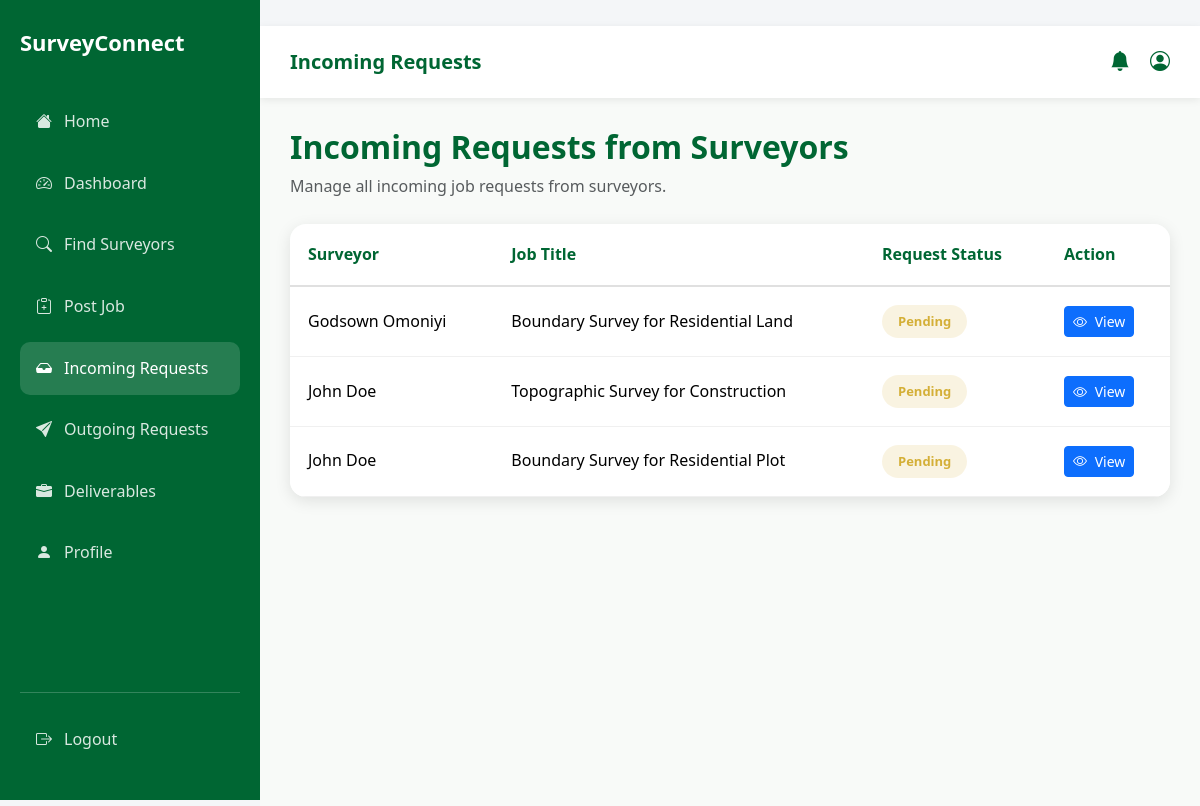
The page /client/incoming-requests.php (signed in) on the database its author committed.
### tables this page shows
CREATE TABLE IF NOT EXISTS `request_to_clients` (
  `id` int NOT NULL AUTO_INCREMENT,
  `job_id` int NOT NULL,
  `surveyor_profile_id` int NOT NULL,
  `client_profile_id` int NOT NULL,
  `request_status` enum('pending','accepted','rejected') NOT NULL DEFAULT 'pending',
  `updated_at` datetime DEFAULT NULL,
  `created_at` timestamp NOT NULL DEFAULT CURRENT_TIMESTAMP,
  PRIMARY KEY (`id`),
  KEY `fk_rtc_job` (`job_id`),
  KEY `fk_rtc_surveyor` (`surveyor_profile_id`),
  KEY `fk_rtc_client` (`client_profile_id`)
);

CREATE TABLE IF NOT EXISTS `surveyors_profile` (
  `id` int NOT NULL AUTO_INCREMENT,
  `account_id` int NOT NULL,
  `first_name` varchar(100) NOT NULL,
  `surname` varchar(100) NOT NULL,
  `other_names` varchar(100) DEFAULT NULL,
  `phone_number` varchar(20) NOT NULL,
  `whatsapp_number` varchar(20) NOT NULL,
  `years_of_experience` int NOT NULL,
  `bio` text NOT NULL,
  `state` varchar(100) NOT NULL,
  `lga` varchar(100) NOT NULL,
  `address` text NOT NULL,
  `profile_image` varchar(255) NOT NULL,
  `id_type` varchar(50) NOT NULL,
  `id_document` varchar(255) NOT NULL,
  `surcon_number` varchar(50) NOT NULL,
  `specialization` enum('Land & Boundary Survey','Engineering Survey','Topographic Survey','Cadastral Survey','Hydrographic Survey','GIS Survey') NOT NULL,
  `verification_status` enum('pending','verified','rejected') NOT NULL DEFAULT 'pending',
  `verified_at` datetime NOT NULL DEFAULT CURRENT_TIMESTAMP,
  `created_at` datetime NOT NULL DEFAULT CURRENT_TIMESTAMP,
  `updated_at` datetime NOT NULL DEFAULT CURRENT_TIMESTAMP ON UPDATE CURRENT_TIMESTAMP,
  `rating` decimal(2,1) NOT NULL DEFAULT '0.0',
  `reviews_count` int NOT NULL DEFAULT '0',
  PRIMARY KEY (`id`),
  KEY `fk_surveyor_user` (`account_id`)
);

CREATE TABLE IF NOT EXISTS `jobs` (
  `id` int NOT NULL AUTO_INCREMENT,
  `client_profile_id` int NOT NULL,
  `job_title` varchar(255) NOT NULL,
  `job_description` text NOT NULL,
  `proposed_budget` varchar(100) NOT NULL,
  `job_state` varchar(100) NOT NULL,
  `job_lga` varchar(100) NOT NULL,
  `job_address` text NOT NULL,
  `job_status` enum('available','taken','completed') NOT NULL DEFAULT 'available',
  `created_at` datetime NOT NULL DEFAULT CURRENT_TIMESTAMP,
  PRIMARY KEY (`id`),
  KEY `fk_jobs_client` (`client_profile_id`)
);

### models/ClientProfile.php (called while the page is built, shortened)
<?php
class ClientProfile{
    public function getClientProfileByAccountId($account_id, $pdo){
        $sql = "SELECT * FROM clients_profile WHERE account_id = ?";
        $stmt = $pdo->prepare($sql);
        $stmt->execute([$account_id]);
        $client_profile = $stmt->fetch(PDO::FETCH_ASSOC);
        return $client_profile;
    }
}

### models/Request.php (called while the page is built, shortened)
<?php
class Request{
    public function getClientIncomingRequests($client_profile_id, $pdo) {
    $sql = "
        SELECT
            rtc.id,
            rtc.request_status,
            j.job_title AS job_title,
            sp.first_name,
            sp.surname
        FROM request_to_clients rtc
        JOIN jobs j
            ON rtc.job_id = j.id
        JOIN surveyors_profile sp
            ON rtc.surveyor_profile_id = sp.id
        WHERE rtc.client_profile_id = ?
        ORDER BY rtc.created_at DESC
    ";
    $stmt = $pdo->prepare($sql);
    $stmt->execute([$client_profile_id]);
    return $stmt->fetchAll(PDO::FETCH_ASSOC);
    }
}

### client/incoming-requests.php (the view, shortened to what this page needs)
<?php
require_once "../config/db-connect.php";
require_once "../models/ClientProfile.php";
require_once "../models/Request.php";
$account_id = $_SESSION['id'];
$clientProfileModel = new ClientProfile();
$profile = $clientProfileModel->getClientProfileByAccountId($account_id, $pdo);
$client_profile_id = $profile['id'];
$requestModel = new Request();
$incomingRequestsToClient = $requestModel->getClientIncomingRequests($client_profile_id, $pdo);
?>
<!DOCTYPE html>
<html lang="en">
<head>
  <link href="https://cdn.jsdelivr.net/npm/bootstrap@5.3.2/dist/css/bootstrap.min.css" rel="stylesheet">
  <link rel="stylesheet" href="https://cdn.jsdelivr.net/npm/bootstrap-icons@1.11.3/font/bootstrap-icons.min.css">
  <link rel="stylesheet" href="../assets/css/style.css">
</head>
<body>
  <?php include "../components/clientSidebar.php"; ?>
  <div class="surveyor-main">
    <nav class="surveyor-topbar">
      <div class="d-flex align-items-center gap-3">
        <strong>Incoming Requests</strong>
      </div>
      <div class="topbar-actions">
        <i class="bi bi-bell-fill"></i>
        <i class="bi bi-person-circle"></i>
      </div>
    </nav>
    <div class="dashboard-content">
      <div class="mb-4">
        <h2 class="mb-2" style="color: var(--primary-green); font-weight: 700;">Incoming Requests from Surveyors</h2>
        <p class="text-muted">Manage all incoming job requests from surveyors.</p>
      </div>
      <div class="request-table">
        <table class="table table-hover align-middle mb-0">
          <thead>
            <tr>
              <th>Surveyor</th>
              <th>Job Title</th>
              <th>Request Status</th>
              <th>Action</th>
            </tr>
          </thead>
          <tbody>
            <?php if (empty($incomingRequestsToClient)): ?>
              <tr>
                <td colspan="4" class="text-center text-muted">
                  No incoming requests yet.
                </td>
              </tr>
            <?php else: ?>
              <?php foreach ($incomingRequestsToClient as $reqest): ?>
                <tr>
                  <td>
                    <?php echo htmlspecialchars($reqest['first_name'] . ' ' . $reqest['surname']); ?>
                  </td>
                  <td>
                    <?php echo htmlspecialchars($reqest['job_title']); ?>
                  </td>
                  <td>
                    <span class="status-badge <?php echo $reqest['request_status']; ?>">
                      <?php echo ucfirst($reqest['request_status']); ?>
                    </span>
                  </td>
                  <td>
                    <a href="incoming-request.php?id=<?php echo $reqest['id']; ?>"
                      class="btn btn-sm btn-primary">
                      <i class="bi bi-eye me-1"></i> View
                    </a>
                  </td>
                </tr>
              <?php endforeach; ?>
            <?php endif; ?>
            </tbody>
        </table>
      </div>
    </div>
  </div>
</body>
</html>

### rows shown on the page
request_to_clients: surveyor_profile.surname "Godsown Omoniyi", job.job_title "Boundary Survey for Residential Land", request_status "Pending"
request_to_clients: surveyor_profile.surname "John Doe", job.job_title "Topographic Survey for Construction", request_status "Pending"
request_to_clients: surveyor_profile.surname "John Doe", job.job_title "Boundary Survey for Residential Plot", request_status "Pending"
